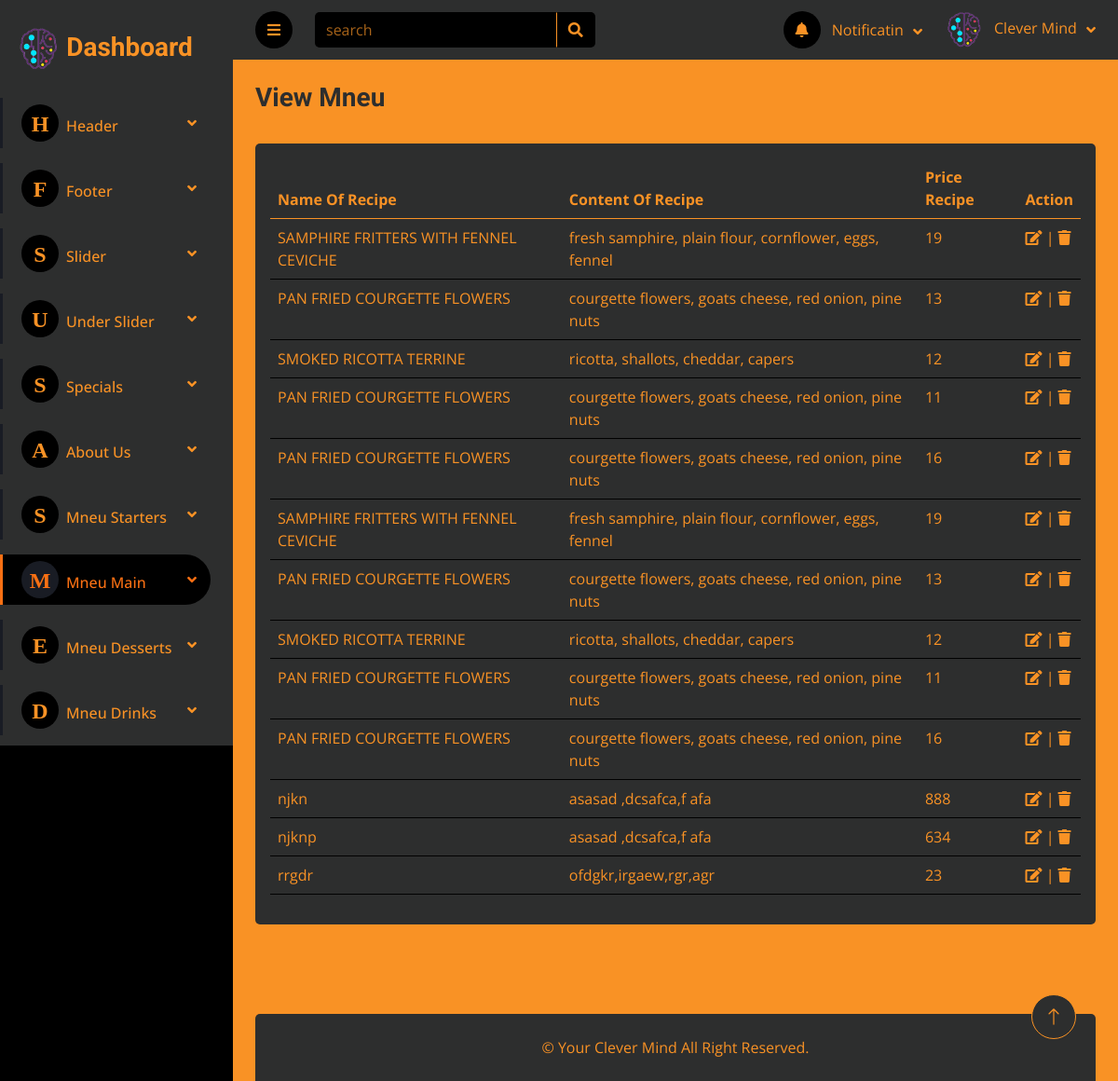
Page /Dashboard/view_mneu_cart_main.php on the committed database.
### tables this page shows
CREATE TABLE `mneu_cart_main` (
  `id_cart_main` int(11) NOT NULL,
  `name_recipe_main` varchar(200) NOT NULL,
  `content_recipe_main` varchar(300) NOT NULL,
  `price_recipe_main` varchar(100) NOT NULL
);

### Dashboard/view_mneu_cart_main.php (the view, shortened to what this page needs)
<?php
include "inc/header.php";
?>
                <div class="navbar-nav nv w-100">
                    <div class="nav-item dropdown mb-3">
                        <a href="#" class="nav-link dropdown-toggle" data-bs-toggle="dropdown"><i class="fa me-2"><span style="font-size: 24px;">H</span></i>Header</a>
                    </div>
                    <div class="nav-item dropdown mb-3">
                        <a href="#" class="nav-link dropdown-toggle" data-bs-toggle="dropdown"><i class="fa me-2"><span style="font-size: 24px;">F</span></i>Footer</a>
                    </div>
                    <div class="nav-item dropdown mb-3">
                        <a href="#" class="nav-link dropdown-toggle" data-bs-toggle="dropdown"><i class="fa me-2"><span style="font-size: 24px;">S</span></i>Slider</a>
                    </div>
                    <div class="nav-item dropdown mb-3">
                        <a href="#" class="nav-link dropdown-toggle" data-bs-toggle="dropdown"><i class="fa me-2"><span style="font-size: 24px;">U</span></i>Under Slider</a>
                    </div>
                    <div class="nav-item dropdown mb-3">
                        <a href="#" class="nav-link dropdown-toggle" data-bs-toggle="dropdown"><i class="fa me-2"><span style="font-size: 24px;">S</span></i>Specials</a>
                    </div>
                    <div class="nav-item dropdown mb-3">
                        <a href="#" class="nav-link dropdown-toggle" data-bs-toggle="dropdown"><i class="fa me-2"><span style="font-size: 24px;">A</span></i>About Us</a>
                    </div>
                    <div class="nav-item dropdown mb-3">
                        <a href="#" class="nav-link dropdown-toggle" data-bs-toggle="dropdown"><i class="fa me-2"><span style="font-size: 24px;">S</span></i>Mneu Starters</a>
                    </div>
                    <div class="nav-item dropdown mb-3">
                        <a href="#" class="nav-link dropdown-toggle active" data-bs-toggle="dropdown"><i class="fa me-2"><span style="font-size: 24px;">M</span></i>Mneu Main</a>
                    </div>
                    <div class="nav-item dropdown mb-3">
                        <a href="#" class="nav-link dropdown-toggle" data-bs-toggle="dropdown"><i class="fa me-2"><span style="font-size: 24px;">E</span></i>Mneu Desserts</a>
                    </div>
                    <div class="nav-item dropdown mb-3">
                        <a href="#" class="nav-link dropdown-toggle" data-bs-toggle="dropdown"><i class="fa me-2"><span style="font-size: 24px;">D</span></i>Mneu Drinks</a>
                    </div>
                </div>
            </nav>
        </div>
        <div class="content">
           <?php
            include "inc/navbar.php";
           ?>
            <div class="container-fluid pt-4 px-4">
                <div class="row g-4">
                        <div class="col-sm-6 col-xl-6">
                            <h3 class="text-secondary alert-link">View Mneu</h3>
                        </div>
                    </div>
                <div class="row mt-4">
                    <div class="col-sm-12 col-xl-12">
                        <div class="bg-secondary rounded table-responsive cust-secroll h-100 p-3">
                            <table class="table table-hover">
                                <thead>
                                    <tr>
                                        <th scope="col">Name Of Recipe</th>
                                        <th scope="col">Content Of Recipe</th>
                                        <th scope="col">Price Recipe</th>
                                        <th scope="col">Action</th>
                                    </tr>
                                </thead>
                                <tbody>
                                    <?php
                                       $select="SELECT * FROM `mneu_cart_main`";
                                       $query=mysqli_query($conn , $select);
                                       while($row=mysqli_fetch_assoc($query)):
                                    ?>
                                        <tr>
                                            <td><?php echo htmlspecialchars($row['name_recipe_main']) ; ?></td>
                                            <td><?php echo htmlspecialchars($row['content_recipe_main']) ; ?></td>
                                            <td><?php echo htmlspecialchars($row['price_recipe_main']) ; ?></td>
                                            <td>
                                                <a href="add_mneu_cart_main.php?edit_main=<?php echo $row['id_cart_main']; ?>" ><i class="fa fa-edit" title="edit"></i></a> |
                                                <a href="add_mneu_cart_main.php?delete_main=<?php echo $row['id_cart_main']; ?>" ><i class="fa fa-trash" title="delete"></i></a>
                                            </td>
                                        </tr>
                                    <?php endwhile; ?>
                                </tbody>
                            </table>
                        </div>
                    </div>
                </div>
                <br><br><br>
            </div>
<?php
    include "inc/footer.php";
?>

### Dashboard/css/style.css (style rules this page uses)
:root { --primary: #EB1616; --secondary: #191C24; --dark: #000000; --black-b: #2d2e2e ; --orange : #F99225 ; --place : #f99325ab; --thumb : #836b545e; --orange-h: rgb(250, 112, 19) ; }
.content { margin-left: 250px; min-height: 100vh; background: var(--orange); transition: 0.5s; }
@media (min-width: 992px) { .content { width: calc(100% - 250px); } }
.sidebar .navbar .navbar-nav .nav-link { padding: 7px 20px; color: var(--orange); font-weight: 500; border-left: 3px solid var(--secondary); border-radius: 0 30px 30px 0; outline: none; }
.sidebar .navbar .navbar-nav .nav-link:hover, .sidebar .navbar .navbar-nav .nav-link.active { color: var(--orange-h); background: var(--dark); border-color: var(--orange-h); }
.sidebar .navbar .navbar-nav .nav-link i { width: 40px; height: 40px; display: inline-flex; align-items: center; justify-content: center; background: var(--dark); border-radius: 40px; }
.sidebar .navbar .navbar-nav .nav-link:hover i, .sidebar .navbar .navbar-nav .nav-link.active i { background: var(--secondary); }
.sidebar .navbar .dropdown-toggle::after { position: absolute; top: 15px; right: 15px; border: none; content: "\f107"; font-family: "Font Awesome 5 Free"; font-weight: 900; transition: .5s; }

### rows in the picture
mneu_cart_main: name_recipe_main "SAMPHIRE FRITTERS WITH FENNEL CEVICHE", content_recipe_main "fresh samphire, plain flour, cornflower, eggs, fennel", price_recipe_main "19"
mneu_cart_main: name_recipe_main "PAN FRIED COURGETTE FLOWERS", content_recipe_main "courgette flowers, goats cheese, red onion, pine nuts", price_recipe_main "13"
mneu_cart_main: name_recipe_main "SMOKED RICOTTA TERRINE", content_recipe_main "ricotta, shallots, cheddar, capers", price_recipe_main "12"
mneu_cart_main: name_recipe_main "PAN FRIED COURGETTE FLOWERS", content_recipe_main "courgette flowers, goats cheese, red onion, pine nuts", price_recipe_main "11"
mneu_cart_main: name_recipe_main "PAN FRIED COURGETTE FLOWERS", content_recipe_main "courgette flowers, goats cheese, red onion, pine nuts", price_recipe_main "16"
mneu_cart_main: name_recipe_main "SAMPHIRE FRITTERS WITH FENNEL CEVICHE", content_recipe_main "fresh samphire, plain flour, cornflower, eggs, fennel", price_recipe_main "19"
mneu_cart_main: name_recipe_main "PAN FRIED COURGETTE FLOWERS", content_recipe_main "courgette flowers, goats cheese, red onion, pine nuts", price_recipe_main "13"
mneu_cart_main: name_recipe_main "SMOKED RICOTTA TERRINE", content_recipe_main "ricotta, shallots, cheddar, capers", price_recipe_main "12"
mneu_cart_main: name_recipe_main "PAN FRIED COURGETTE FLOWERS", content_recipe_main "courgette flowers, goats cheese, red onion, pine nuts", price_recipe_main "11"
mneu_cart_main: name_recipe_main "PAN FRIED COURGETTE FLOWERS", content_recipe_main "courgette flowers, goats cheese, red onion, pine nuts", price_recipe_main "16"
mneu_cart_main: name_recipe_main "njkn", content_recipe_main "asasad ,dcsafca,f afa", price_recipe_main "888"
mneu_cart_main: name_recipe_main "njknp", content_recipe_main "asasad ,dcsafca,f afa", price_recipe_main "634"
mneu_cart_main: name_recipe_main "rrgdr", content_recipe_main "ofdgkr,irgaew,rgr,agr", price_recipe_main "23"
